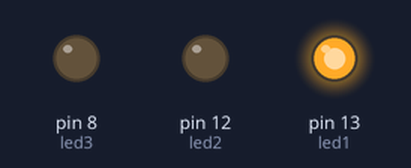
The sketch below on a simulated Arduino Uno, built with avr-gcc and run on an emulated ATmega328P. Shown: output pins drawn as LEDs (lit = HIGH).

Above: at 0.5 s.
At 1.5 s:
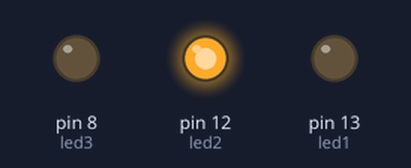
At 5.5 s:
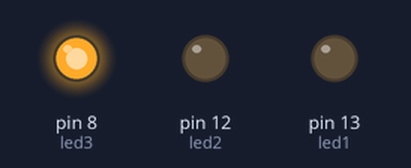
Timing chart, 0 to 6.9 s (numbered marks = the images above):
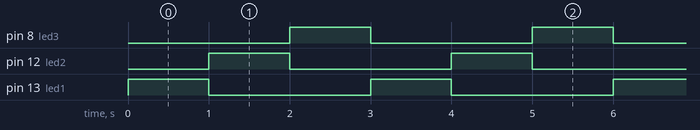

Measured:
- by itself, pin 8 (led3), pin 12 (led2), pin 13 (led1): alternates HIGH for 1.0 s and LOW for 2.0 s
- by itself, everything shown: repeats every 3.0 s, in 3 steps

The sketch:

traffic_signal1.ino
```cpp
// C++ code
//
int led1=13;
int led2=12;
int led3=8;
void setup()
{
  pinMode(led1, OUTPUT);
  pinMode(led2, OUTPUT);
  pinMode(led3, OUTPUT);
}

void loop()
{
  digitalWrite(led1, HIGH);
  digitalWrite(led2, LOW);
  digitalWrite(led3, LOW);
  delay(1000);
  digitalWrite(led2, HIGH);
  digitalWrite(led1, LOW);
  digitalWrite(led3, LOW);
  delay(1000);
  digitalWrite(led3, HIGH);
  digitalWrite(led2, LOW);
  digitalWrite(led1, LOW);
  delay(1000);
} 
```
